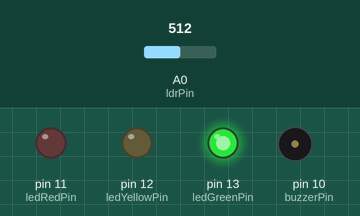
A sketch run on a simulated Arduino Uno, built with avr-gcc and run on an emulated ATmega328P. Parts: output pins drawn as LEDs (lit = HIGH), buzzer (waves = sounding). Inputs (shaded band) come from the test bench; at power-on: A0 (ldrPin) = 512. What the sketch prints to the serial monitor is not drawn.

Above: at 1.2 s.
1.3 s: A0 (ldrPin) set to 259
2.8 s: A0 (ldrPin) set to 232
At 4.0 s:
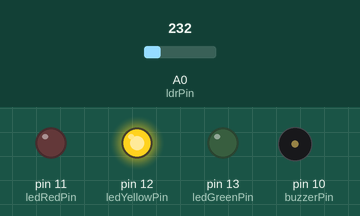
4.3 s: A0 (ldrPin) set to 85
5.8 s: A0 (ldrPin) set to 73
At 6.3 s:
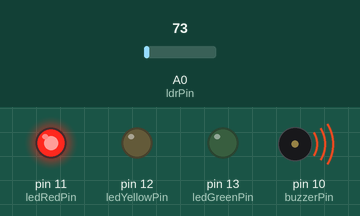
7.3 s: A0 (ldrPin) set to 122
At 8.5 s:
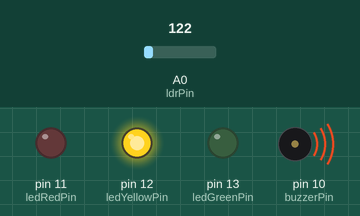
10.3 s: A0 (ldrPin) set to 68
At 14.5 s:
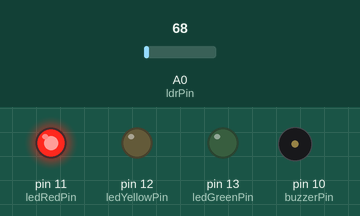
Timing chart, 0 to 14.8 s (numbered marks = the images above; inputs shaded):
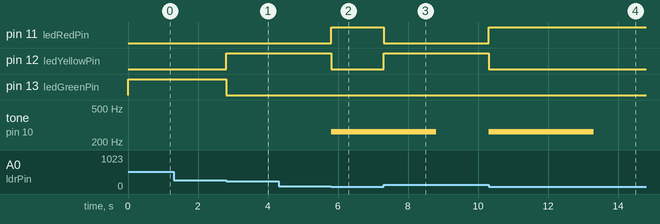

Measured:
- the behaviour switches between 250 and 249 on A0 (ldrPin) (found by bisection; images 0 and 1)
- the behaviour switches between 78 and 77 on A0 (ldrPin) (found by bisection; images 1 and 2)
- after the input at 2.8 s, pin 12 (ledYellowPin): LOW → HIGH at once; pin 13 (ledGreenPin): HIGH → LOW at once
- after the input at 5.8 s, pin 11 (ledRedPin): LOW → HIGH at once; pin 12 (ledYellowPin): HIGH → LOW at once; tone on pin 10 (buzzerPin): silent → 262 Hz at once
- after the input at 7.3 s, pin 11 (ledRedPin): HIGH → LOW at once; pin 12 (ledYellowPin): LOW → HIGH at once
- after the input at 10.3 s, pin 11 (ledRedPin): LOW → HIGH at once; pin 12 (ledYellowPin): HIGH → LOW at once; tone on pin 10 (buzzerPin): silent → 262 Hz at once, → silent 3.0 s later

The sketch:

main.ino
```cpp
int ledRedPin = 11;
int ledYellowPin = 12;
int ledGreenPin = 13;
int ldrPin = A0;
int ldrValue = 0;
int buzzerPin = 10;

unsigned long timeBreak = 3000;
unsigned long duration = 0;
bool buzzerRequest = false;

void setup() {
  pinMode(ledRedPin, OUTPUT);
  pinMode(ledYellowPin, OUTPUT);
  pinMode(ledGreenPin, OUTPUT);
  pinMode(buzzerPin, OUTPUT);
  Serial.begin(9600);
}

void loop() {
  ldrValue = analogRead(ldrPin);
  Serial.println(ldrValue);

  if(ldrValue >= 78 && ldrValue < 250){
    duration = millis();

    digitalWrite(ledYellowPin, HIGH);
    digitalWrite(ledGreenPin, LOW);
    digitalWrite(ledRedPin, LOW);
    buzzerRequest = false;
  }
  else if (ldrValue <= 77){
    digitalWrite(ledRedPin, HIGH);
    digitalWrite(ledGreenPin, LOW);
    digitalWrite(ledYellowPin, LOW);

    if (!buzzerRequest){
      tone(buzzerPin, 262, 3000);
      buzzerRequest = true;
    }

  }
  else {
    digitalWrite(ledGreenPin, HIGH);
    digitalWrite(ledYellowPin, LOW);
    digitalWrite(ledRedPin, LOW);
    buzzerRequest = false;
  }
}
```
